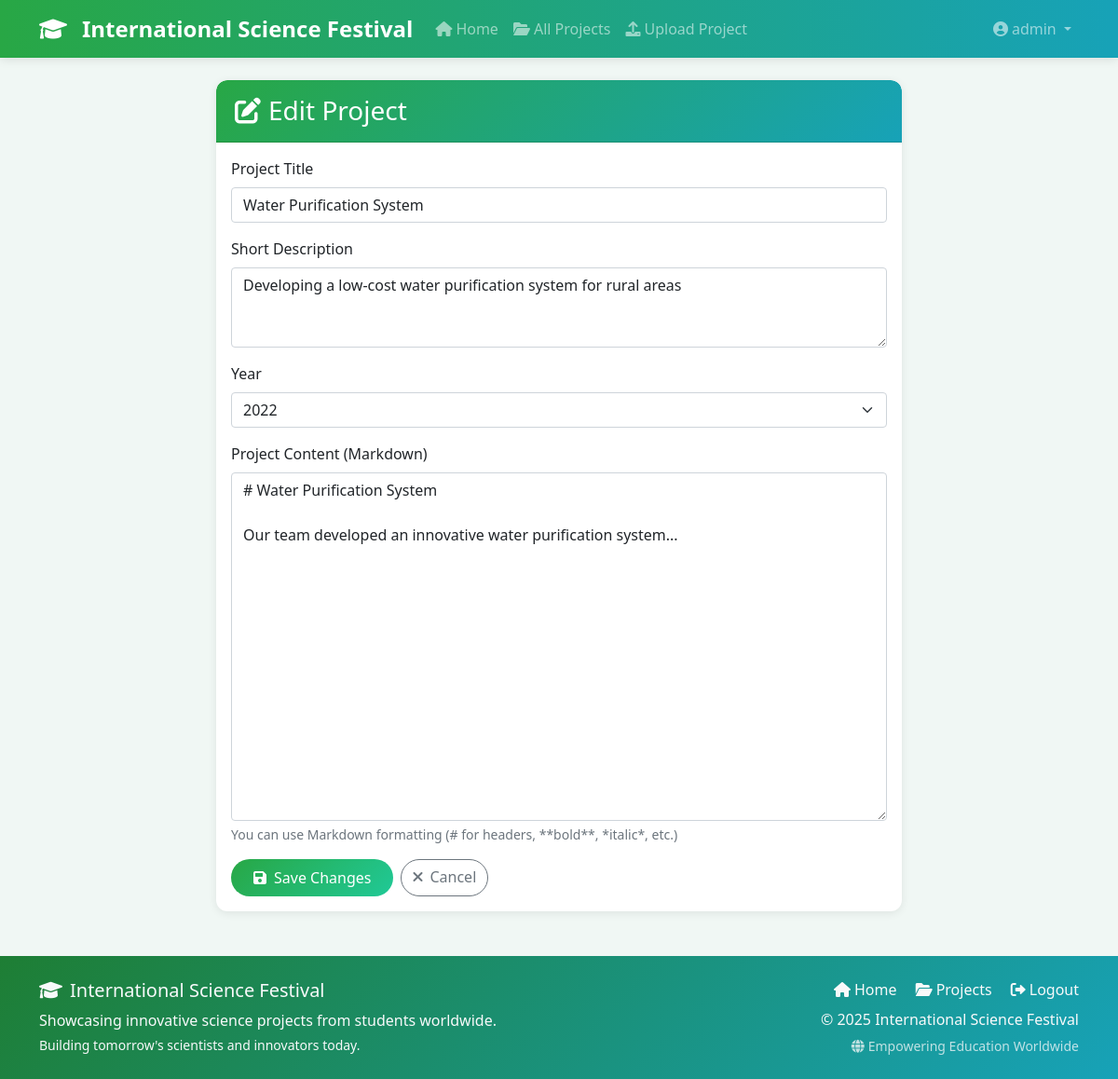
/edit.php?id=2 (signed in), run on the app's committed database.
### tables this page shows
CREATE TABLE IF NOT EXISTS projects (
    id INT AUTO_INCREMENT PRIMARY KEY,
    title VARCHAR(200) NOT NULL,
    description TEXT,
    content TEXT NOT NULL,
    author_id INT NOT NULL,
    year YEAR NOT NULL,
    created_at TIMESTAMP DEFAULT CURRENT_TIMESTAMP,
    updated_at TIMESTAMP DEFAULT CURRENT_TIMESTAMP ON UPDATE CURRENT_TIMESTAMP,
    FOREIGN KEY (author_id) REFERENCES users(id) ON DELETE CASCADE
);

### includes/functions.php (called while the page is built, shortened)
<?php
require_once 'config/database.php';
function getProject($id) {
    global $pdo;
    $stmt = $pdo->prepare("SELECT p.*, u.username as author_name,
                          COUNT(v.id) as vote_count
                          FROM projects p
                          JOIN users u ON p.author_id = u.id
                          LEFT JOIN votes v ON p.id = v.project_id
                          WHERE p.id = ?
                          GROUP BY p.id");
    $stmt->execute([$id]);
    return $stmt->fetch();
}
?>

### edit.php (the view, shortened to what this page needs)
<?php
require_once 'includes/functions.php';
$id = isset($_GET['id']) ? intval($_GET['id']) : 0;
$project = getProject($id);
include 'includes/header.php';
?>
<div class="row justify-content-center">
    <div class="col-md-8">
        <div class="card">
            <div class="card-header">
                <h3 class="mb-0">
                    <i class="fas fa-edit me-2"></i>Edit Project
                </h3>
            </div>
            <div class="card-body">
                <form method="POST">
                    <div class="mb-3">
                        <label for="title" class="form-label">Project Title</label>
                        <input type="text" class="form-control" id="title" name="title"
                               value="<?php echo htmlspecialchars($project['title']); ?>" required>
                    </div>
                    <div class="mb-3">
                        <label for="description" class="form-label">Short Description</label>
                        <textarea class="form-control" id="description" name="description" rows="3"><?php echo htmlspecialchars($project['description']); ?></textarea>
                    </div>
                    <div class="mb-3">
                        <label for="year" class="form-label">Year</label>
                        <select class="form-select" id="year" name="year" required>
                            <?php
                            $currentYear = date('Y');
                            for ($y = $currentYear; $y >= $currentYear - 5; $y--):
                            ?>
                                <option value="<?php echo $y; ?>" <?php echo $y == $project['year'] ? 'selected' : ''; ?>>
                                    <?php echo $y; ?>
                                </option>
                            <?php endfor; ?>
                        </select>
                    </div>
                    <div class="mb-3">
                        <label for="content" class="form-label">Project Content (Markdown)</label>
                        <textarea class="form-control" id="content" name="content" rows="15" required><?php echo htmlspecialchars($project['content']); ?></textarea>
                        <div class="form-text">You can use Markdown formatting (# for headers, **bold**, *italic*, etc.)</div>
                    </div>
                    <div class="d-flex gap-2">
                        <button type="submit" class="btn btn-primary">
                            <i class="fas fa-save me-2"></i>Save Changes
                        </button>
                        <a href="project.php?id=<?php echo $project['id']; ?>" class="btn btn-outline-secondary">
                            <i class="fas fa-times me-2"></i>Cancel
                        </a>
                    </div>
                </form>
            </div>
        </div>
    </div>
</div>
<?php include 'includes/footer.php'; ?>

### assets/css/style.css (style rules this page uses)
body { font-family: 'Segoe UI', Tahoma, Geneva, Verdana, sans-serif; background-color: #f0f7f4; min-height: 100vh; display: flex; flex-direction: column; }
.card { border: none; border-radius: 12px; box-shadow: 0 2px 10px rgba(0, 0, 0, 0.08); overflow: hidden; }
.card-header { background: linear-gradient(135deg, #28a745 0%, #17a2b8 100%); color: white; border-radius: 12px 12px 0 0 !important; padding: 1rem 1.25rem; }
.btn-primary { background: linear-gradient(135deg, #28a745 0%, #20c997 100%); border: none; border-radius: 25px; transition: all 0.3s ease; padding: 0.5rem 1.5rem; }
.btn { border-radius: 25px; transition: all 0.3s ease; font-weight: 500; }
.card { transition: all 0.3s ease; }
body { animation: fadeIn 0.3s ease-in; }
a { transition: all 0.2s ease; }

### data on the page
projects: title "Water Purification System", description "Developing a low-cost water purification system for rural areas", year "2022", content "# Water Purification System Our team developed an innovative water purification system..."

### other printed values
$_SESSION['username'] "admin"
